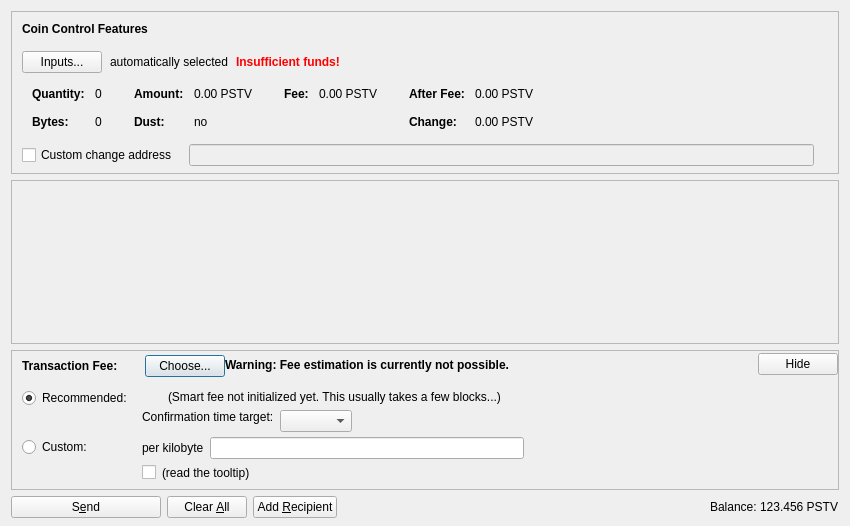
<?xml version="1.0" encoding="UTF-8"?>
<ui version="4.0">
 <class>SendCoinsDialog</class>
 <widget class="QDialog" name="SendCoinsDialog">
  <property name="geometry">
   <rect>
    <x>0</x>
    <y>0</y>
    <width>850</width>
    <height>526</height>
   </rect>
  </property>
  <property name="windowTitle">
   <string>Send Coins</string>
  </property>
  <layout class="QVBoxLayout" name="verticalLayout" stretch="0,1,0,0">
   <property name="bottomMargin">
    <number>8</number>
   </property>
   <item>
    <widget class="QFrame" name="frameCoinControl">
     <property name="sizePolicy">
      <sizepolicy hsizetype="Expanding" vsizetype="Expanding">
       <horstretch>0</horstretch>
       <verstretch>0</verstretch>
      </sizepolicy>
     </property>
     <property name="maximumSize">
      <size>
       <width>16777215</width>
       <height>16777215</height>
      </size>
     </property>
     <property name="frameShape">
      <enum>QFrame::StyledPanel</enum>
     </property>
     <property name="frameShadow">
      <enum>QFrame::Sunken</enum>
     </property>
     <layout class="QVBoxLayout" name="verticalLayoutCoinControl2">
      <property name="spacing">
       <number>0</number>
      </property>
      <property name="leftMargin">
       <number>0</number>
      </property>
      <property name="topMargin">
       <number>0</number>
      </property>
      <property name="rightMargin">
       <number>0</number>
      </property>
      <property name="bottomMargin">
       <number>6</number>
      </property>
      <item>
       <layout class="QVBoxLayout" name="verticalLayoutCoinControl" stretch="0,0,0,0,1">
        <property name="spacing">
         <number>0</number>
        </property>
        <property name="leftMargin">
         <number>10</number>
        </property>
        <property name="topMargin">
         <number>10</number>
        </property>
        <item>
         <layout class="QHBoxLayout" name="horizontalLayoutCoinControl1">
          <property name="bottomMargin">
           <number>15</number>
          </property>
          <item>
           <widget class="QLabel" name="labelCoinControlFeatures">
            <property name="sizePolicy">
             <sizepolicy hsizetype="Preferred" vsizetype="Maximum">
              <horstretch>0</horstretch>
              <verstretch>0</verstretch>
             </sizepolicy>
            </property>
            <property name="font">
             <font>
              <weight>75</weight>
              <bold>true</bold>
             </font>
            </property>
            <property name="styleSheet">
             <string notr="true">font-weight:bold;</string>
            </property>
            <property name="text">
             <string>Coin Control Features</string>
            </property>
           </widget>
          </item>
         </layout>
        </item>
        <item>
         <layout class="QHBoxLayout" name="horizontalLayoutCoinControl2" stretch="0,0,0,0">
          <property name="spacing">
           <number>8</number>
          </property>
          <property name="bottomMargin">
           <number>10</number>
          </property>
          <item>
           <widget class="QPushButton" name="pushButtonCoinControl">
            <property name="styleSheet">
             <string notr="true"/>
            </property>
            <property name="text">
             <string>Inputs...</string>
            </property>
            <property name="autoDefault">
             <bool>false</bool>
            </property>
           </widget>
          </item>
          <item>
           <widget class="QLabel" name="labelCoinControlAutomaticallySelected">
            <property name="text">
             <string>automatically selected</string>
            </property>
            <property name="margin">
             <number>5</number>
            </property>
           </widget>
          </item>
          <item>
           <widget class="QLabel" name="labelCoinControlInsuffFunds">
            <property name="font">
             <font>
              <weight>75</weight>
              <bold>true</bold>
             </font>
            </property>
            <property name="styleSheet">
             <string notr="true">color:red;font-weight:bold;</string>
            </property>
            <property name="text">
             <string>Insufficient funds!</string>
            </property>
            <property name="margin">
             <number>5</number>
            </property>
           </widget>
          </item>
          <item>
           <spacer name="horizontalSpacerCoinControl">
            <property name="orientation">
             <enum>Qt::Horizontal</enum>
            </property>
            <property name="sizeHint" stdset="0">
             <size>
              <width>40</width>
              <height>1</height>
             </size>
            </property>
           </spacer>
          </item>
         </layout>
        </item>
        <item>
         <widget class="QWidget" name="widgetCoinControl" native="true">
          <property name="sizePolicy">
           <sizepolicy hsizetype="Preferred" vsizetype="Preferred">
            <horstretch>0</horstretch>
            <verstretch>0</verstretch>
           </sizepolicy>
          </property>
          <property name="minimumSize">
           <size>
            <width>0</width>
            <height>0</height>
           </size>
          </property>
          <property name="styleSheet">
           <string notr="true"/>
          </property>
          <layout class="QHBoxLayout" name="horizontalLayoutCoinControl5">
           <property name="leftMargin">
            <number>0</number>
           </property>
           <property name="topMargin">
            <number>0</number>
           </property>
           <property name="rightMargin">
            <number>0</number>
           </property>
           <property name="bottomMargin">
            <number>0</number>
           </property>
           <item>
            <layout class="QHBoxLayout" name="horizontalLayoutCoinControl3" stretch="0,0,0,1">
             <property name="spacing">
              <number>20</number>
             </property>
             <property name="topMargin">
              <number>0</number>
             </property>
             <property name="bottomMargin">
              <number>10</number>
             </property>
             <item>
              <layout class="QFormLayout" name="formLayoutCoinControl1">
               <property name="horizontalSpacing">
                <number>10</number>
               </property>
               <property name="verticalSpacing">
                <number>14</number>
               </property>
               <property name="leftMargin">
                <number>10</number>
               </property>
               <property name="topMargin">
                <number>4</number>
               </property>
               <property name="rightMargin">
                <number>6</number>
               </property>
               <item row="0" column="0">
                <widget class="QLabel" name="labelCoinControlQuantityText">
                 <property name="font">
                  <font>
                   <weight>75</weight>
                   <bold>true</bold>
                  </font>
                 </property>
                 <property name="text">
                  <string>Quantity:</string>
                 </property>
                 <property name="margin">
                  <number>0</number>
                 </property>
                </widget>
               </item>
               <item row="0" column="1">
                <widget class="QLabel" name="labelCoinControlQuantity">
                 <property name="cursor">
                  <cursorShape>IBeamCursor</cursorShape>
                 </property>
                 <property name="contextMenuPolicy">
                  <enum>Qt::ActionsContextMenu</enum>
                 </property>
                 <property name="text">
                  <string notr="true">0</string>
                 </property>
                 <property name="margin">
                  <number>0</number>
                 </property>
                 <property name="textInteractionFlags">
                  <set>Qt::LinksAccessibleByMouse|Qt::TextSelectableByKeyboard|Qt::TextSelectableByMouse</set>
                 </property>
                </widget>
               </item>
               <item row="1" column="0">
                <widget class="QLabel" name="labelCoinControlBytesText">
                 <property name="font">
                  <font>
                   <weight>75</weight>
                   <bold>true</bold>
                  </font>
                 </property>
                 <property name="text">
                  <string>Bytes:</string>
                 </property>
                </widget>
               </item>
               <item row="1" column="1">
                <widget class="QLabel" name="labelCoinControlBytes">
                 <property name="cursor">
                  <cursorShape>IBeamCursor</cursorShape>
                 </property>
                 <property name="contextMenuPolicy">
                  <enum>Qt::ActionsContextMenu</enum>
                 </property>
                 <property name="text">
                  <string notr="true">0</string>
                 </property>
                 <property name="textInteractionFlags">
                  <set>Qt::LinksAccessibleByMouse|Qt::TextSelectableByKeyboard|Qt::TextSelectableByMouse</set>
                 </property>
                </widget>
               </item>
              </layout>
             </item>
             <item>
              <layout class="QFormLayout" name="formLayoutCoinControl2">
               <property name="horizontalSpacing">
                <number>10</number>
               </property>
               <property name="verticalSpacing">
                <number>14</number>
               </property>
               <property name="leftMargin">
                <number>6</number>
               </property>
               <property name="topMargin">
                <number>4</number>
               </property>
               <property name="rightMargin">
                <number>6</number>
               </property>
               <item row="0" column="0">
                <widget class="QLabel" name="labelCoinControlAmountText">
                 <property name="font">
                  <font>
                   <weight>75</weight>
                   <bold>true</bold>
                  </font>
                 </property>
                 <property name="text">
                  <string>Amount:</string>
                 </property>
                 <property name="margin">
                  <number>0</number>
                 </property>
                </widget>
               </item>
               <item row="0" column="1">
                <widget class="QLabel" name="labelCoinControlAmount">
                 <property name="cursor">
                  <cursorShape>IBeamCursor</cursorShape>
                 </property>
                 <property name="contextMenuPolicy">
                  <enum>Qt::ActionsContextMenu</enum>
                 </property>
                 <property name="text">
                  <string notr="true">0.00 PSTV</string>
                 </property>
                 <property name="textInteractionFlags">
                  <set>Qt::LinksAccessibleByMouse|Qt::TextSelectableByKeyboard|Qt::TextSelectableByMouse</set>
                 </property>
                </widget>
               </item>
               <item row="1" column="0">
                <widget class="QLabel" name="labelCoinControlLowOutputText">
                 <property name="font">
                  <font>
                   <weight>75</weight>
                   <bold>true</bold>
                  </font>
                 </property>
                 <property name="text">
                  <string>Dust:</string>
                 </property>
                </widget>
               </item>
               <item row="1" column="1">
                <widget class="QLabel" name="labelCoinControlLowOutput">
                 <property name="cursor">
                  <cursorShape>IBeamCursor</cursorShape>
                 </property>
                 <property name="contextMenuPolicy">
                  <enum>Qt::ActionsContextMenu</enum>
                 </property>
                 <property name="text">
                  <string notr="true">no</string>
                 </property>
                 <property name="textInteractionFlags">
                  <set>Qt::LinksAccessibleByMouse|Qt::TextSelectableByKeyboard|Qt::TextSelectableByMouse</set>
                 </property>
                </widget>
               </item>
              </layout>
             </item>
             <item>
              <layout class="QFormLayout" name="formLayoutCoinControl3">
               <property name="horizontalSpacing">
                <number>10</number>
               </property>
               <property name="verticalSpacing">
                <number>14</number>
               </property>
               <property name="leftMargin">
                <number>6</number>
               </property>
               <property name="topMargin">
                <number>4</number>
               </property>
               <property name="rightMargin">
                <number>6</number>
               </property>
               <item row="0" column="0">
                <widget class="QLabel" name="labelCoinControlFeeText">
                 <property name="font">
                  <font>
                   <weight>75</weight>
                   <bold>true</bold>
                  </font>
                 </property>
                 <property name="text">
                  <string>Fee:</string>
                 </property>
                 <property name="margin">
                  <number>0</number>
                 </property>
                </widget>
               </item>
               <item row="0" column="1">
                <widget class="QLabel" name="labelCoinControlFee">
                 <property name="cursor">
                  <cursorShape>IBeamCursor</cursorShape>
                 </property>
                 <property name="contextMenuPolicy">
                  <enum>Qt::ActionsContextMenu</enum>
                 </property>
                 <property name="text">
                  <string notr="true">0.00 PSTV</string>
                 </property>
                 <property name="textInteractionFlags">
                  <set>Qt::LinksAccessibleByMouse|Qt::TextSelectableByKeyboard|Qt::TextSelectableByMouse</set>
                 </property>
                </widget>
               </item>
              </layout>
             </item>
             <item>
              <layout class="QFormLayout" name="formLayoutCoinControl4">
               <property name="horizontalSpacing">
                <number>10</number>
               </property>
               <property name="verticalSpacing">
                <number>14</number>
               </property>
               <property name="leftMargin">
                <number>6</number>
               </property>
               <property name="topMargin">
                <number>4</number>
               </property>
               <property name="rightMargin">
                <number>6</number>
               </property>
               <item row="0" column="0">
                <widget class="QLabel" name="labelCoinControlAfterFeeText">
                 <property name="font">
                  <font>
                   <weight>75</weight>
                   <bold>true</bold>
                  </font>
                 </property>
                 <property name="text">
                  <string>After Fee:</string>
                 </property>
                 <property name="margin">
                  <number>0</number>
                 </property>
                </widget>
               </item>
               <item row="0" column="1">
                <widget class="QLabel" name="labelCoinControlAfterFee">
                 <property name="cursor">
                  <cursorShape>IBeamCursor</cursorShape>
                 </property>
                 <property name="contextMenuPolicy">
                  <enum>Qt::ActionsContextMenu</enum>
                 </property>
                 <property name="text">
                  <string notr="true">0.00 PSTV</string>
                 </property>
                 <property name="textInteractionFlags">
                  <set>Qt::LinksAccessibleByMouse|Qt::TextSelectableByKeyboard|Qt::TextSelectableByMouse</set>
                 </property>
                </widget>
               </item>
               <item row="1" column="0">
                <widget class="QLabel" name="labelCoinControlChangeText">
                 <property name="font">
                  <font>
                   <weight>75</weight>
                   <bold>true</bold>
                  </font>
                 </property>
                 <property name="text">
                  <string>Change:</string>
                 </property>
                </widget>
               </item>
               <item row="1" column="1">
                <widget class="QLabel" name="labelCoinControlChange">
                 <property name="cursor">
                  <cursorShape>IBeamCursor</cursorShape>
                 </property>
                 <property name="contextMenuPolicy">
                  <enum>Qt::ActionsContextMenu</enum>
                 </property>
                 <property name="text">
                  <string notr="true">0.00 PSTV</string>
                 </property>
                 <property name="textInteractionFlags">
                  <set>Qt::LinksAccessibleByMouse|Qt::TextSelectableByKeyboard|Qt::TextSelectableByMouse</set>
                 </property>
                </widget>
               </item>
              </layout>
             </item>
            </layout>
           </item>
          </layout>
         </widget>
        </item>
        <item>
         <layout class="QHBoxLayout" name="horizontalLayoutCoinControl4" stretch="0,0,0">
          <property name="spacing">
           <number>12</number>
          </property>
          <property name="sizeConstraint">
           <enum>QLayout::SetDefaultConstraint</enum>
          </property>
          <property name="topMargin">
           <number>5</number>
          </property>
          <property name="rightMargin">
           <number>5</number>
          </property>
          <item>
           <widget class="QCheckBox" name="checkBoxCoinControlChange">
            <property name="toolTip">
             <string>If this is activated, but the change address is empty or invalid, change will be sent to a newly generated address.</string>
            </property>
            <property name="text">
             <string>Custom change address</string>
            </property>
           </widget>
          </item>
          <item>
           <widget class="QValidatedLineEdit" name="lineEditCoinControlChange">
            <property name="enabled">
             <bool>false</bool>
            </property>
            <property name="sizePolicy">
             <sizepolicy hsizetype="Expanding" vsizetype="Fixed">
              <horstretch>0</horstretch>
              <verstretch>0</verstretch>
             </sizepolicy>
            </property>
           </widget>
          </item>
          <item>
           <widget class="QLabel" name="labelCoinControlChangeLabel">
            <property name="sizePolicy">
             <sizepolicy hsizetype="Preferred" vsizetype="Expanding">
              <horstretch>0</horstretch>
              <verstretch>0</verstretch>
             </sizepolicy>
            </property>
            <property name="minimumSize">
             <size>
              <width>0</width>
              <height>0</height>
             </size>
            </property>
            <property name="text">
             <string/>
            </property>
            <property name="margin">
             <number>3</number>
            </property>
           </widget>
          </item>
         </layout>
        </item>
        <item>
         <spacer name="verticalSpacerCoinControl">
          <property name="orientation">
           <enum>Qt::Vertical</enum>
          </property>
          <property name="sizeHint" stdset="0">
           <size>
            <width>800</width>
            <height>1</height>
           </size>
          </property>
         </spacer>
        </item>
       </layout>
      </item>
     </layout>
    </widget>
   </item>
   <item>
    <widget class="QScrollArea" name="scrollArea">
     <property name="widgetResizable">
      <bool>true</bool>
     </property>
     <widget class="QWidget" name="scrollAreaWidgetContents">
      <property name="geometry">
       <rect>
        <x>0</x>
        <y>0</y>
        <width>830</width>
        <height>104</height>
       </rect>
      </property>
      <layout class="QVBoxLayout" name="verticalLayout_2" stretch="0,1">
       <property name="leftMargin">
        <number>0</number>
       </property>
       <property name="topMargin">
        <number>0</number>
       </property>
       <property name="rightMargin">
        <number>0</number>
       </property>
       <property name="bottomMargin">
        <number>0</number>
       </property>
       <item>
        <layout class="QVBoxLayout" name="entries">
         <property name="spacing">
          <number>6</number>
         </property>
        </layout>
       </item>
       <item>
        <spacer name="verticalSpacer">
         <property name="orientation">
          <enum>Qt::Vertical</enum>
         </property>
         <property name="sizeHint" stdset="0">
          <size>
           <width>20</width>
           <height>40</height>
          </size>
         </property>
        </spacer>
       </item>
      </layout>
     </widget>
    </widget>
   </item>
   <item>
    <widget class="QFrame" name="frameFee">
     <property name="sizePolicy">
      <sizepolicy hsizetype="Expanding" vsizetype="Expanding">
       <horstretch>0</horstretch>
       <verstretch>0</verstretch>
      </sizepolicy>
     </property>
     <property name="maximumSize">
      <size>
       <width>16777215</width>
       <height>16777215</height>
      </size>
     </property>
     <property name="frameShape">
      <enum>QFrame::StyledPanel</enum>
     </property>
     <property name="frameShadow">
      <enum>QFrame::Sunken</enum>
     </property>
     <layout class="QVBoxLayout" name="verticalLayoutFee1">
      <property name="spacing">
       <number>0</number>
      </property>
      <property name="leftMargin">
       <number>0</number>
      </property>
      <property name="topMargin">
       <number>0</number>
      </property>
      <property name="rightMargin">
       <number>0</number>
      </property>
      <property name="bottomMargin">
       <number>0</number>
      </property>
      <item>
       <layout class="QVBoxLayout" name="verticalLayoutFee2" stretch="0,0,0">
        <property name="spacing">
         <number>0</number>
        </property>
        <property name="leftMargin">
         <number>10</number>
        </property>
        <property name="topMargin">
         <number>0</number>
        </property>
        <item>
         <layout class="QHBoxLayout" name="horizontalLayoutFee1">
          <property name="bottomMargin">
           <number>0</number>
          </property>
          <item>
           <layout class="QVBoxLayout" name="verticalLayoutFee7">
            <property name="spacing">
             <number>0</number>
            </property>
            <item>
             <spacer name="verticalSpacerSmartFee">
              <property name="orientation">
               <enum>Qt::Vertical</enum>
              </property>
              <property name="sizeType">
               <enum>QSizePolicy::Fixed</enum>
              </property>
              <property name="sizeHint" stdset="0">
               <size>
                <width>1</width>
                <height>4</height>
               </size>
              </property>
             </spacer>
            </item>
            <item>
             <layout class="QHBoxLayout" name="horizontalLayoutSmartFee">
              <property name="spacing">
               <number>10</number>
              </property>
              <item>
               <widget class="QLabel" name="labelFeeHeadline">
                <property name="sizePolicy">
                 <sizepolicy hsizetype="Preferred" vsizetype="Maximum">
                  <horstretch>0</horstretch>
                  <verstretch>0</verstretch>
                 </sizepolicy>
                </property>
                <property name="font">
                 <font>
                  <weight>75</weight>
                  <bold>true</bold>
                 </font>
                </property>
                <property name="styleSheet">
                 <string notr="true">font-weight:bold;</string>
                </property>
                <property name="text">
                 <string>Transaction Fee:</string>
                </property>
               </widget>
              </item>
              <item>
               <widget class="QLabel" name="labelFeeMinimized">
                <property name="text">
                 <string/>
                </property>
               </widget>
              </item>
              <item>
               <widget class="QPushButton" name="buttonChooseFee">
                <property name="text">
                 <string>Choose...</string>
                </property>
               </widget>
              </item>
             </layout>
            </item>
            <item>
             <spacer name="verticalSpacer_5">
              <property name="orientation">
               <enum>Qt::Vertical</enum>
              </property>
              <property name="sizeHint" stdset="0">
               <size>
                <width>1</width>
                <height>1</height>
               </size>
              </property>
             </spacer>
            </item>
           </layout>
          </item>
          <item>
           <widget class="QLabel" name="fallbackFeeWarningLabel">
            <property name="toolTip">
             <string>Using the fallbackfee can result in sending a transaction that will take several hours or days (or never) to confirm. Consider choosing your fee manually or wait until you have validated the complete chain.</string>
            </property>
            <property name="font">
            <font>
                <weight>75</weight>
                <bold>true</bold>
            </font>
            </property>
            <property name="text">
             <string>Warning: Fee estimation is currently not possible.</string>
            </property>
            <property name="wordWrap">
             <bool>false</bool>
            </property>
           </widget>
          </item>
          <item>
           <spacer name="horizontalSpacer_4">
            <property name="orientation">
             <enum>Qt::Horizontal</enum>
            </property>
            <property name="sizeType">
             <enum>QSizePolicy::MinimumExpanding</enum>
            </property>
            <property name="sizeHint" stdset="0">
             <size>
              <width>40</width>
              <height>20</height>
             </size>
            </property>
           </spacer>
          </item>
          <item>
           <widget class="QPushButton" name="buttonMinimizeFee">
            <property name="toolTip">
             <string>collapse fee-settings</string>
            </property>
            <property name="text">
             <string>Hide</string>
            </property>
           </widget>
          </item>
         </layout>
        </item>
        <item>
         <widget class="QFrame" name="frameFeeSelection">
          <layout class="QVBoxLayout" name="verticalLayoutFee12">
           <property name="spacing">
            <number>0</number>
           </property>
           <property name="leftMargin">
            <number>0</number>
           </property>
           <property name="topMargin">
            <number>0</number>
           </property>
           <property name="rightMargin">
            <number>0</number>
           </property>
           <property name="bottomMargin">
            <number>0</number>
           </property>
           <item>
            <layout class="QGridLayout" name="gridLayoutFee">
             <property name="topMargin">
              <number>10</number>
             </property>
             <property name="bottomMargin">
              <number>4</number>
             </property>
             <property name="horizontalSpacing">
              <number>10</number>
             </property>
             <property name="verticalSpacing">
              <number>4</number>
             </property>
             <item row="1" column="1">
              <layout class="QVBoxLayout" name="verticalLayoutFee8">
               <property name="spacing">
                <number>6</number>
               </property>
               <item>
                <layout class="QHBoxLayout" name="horizontalLayoutFee13">
                 <item>
                  <widget class="QLabel" name="labelCustomPerKilobyte">
                   <property name="toolTip">
                    <string>If the custom fee is set to 1000 satoshis and the transaction is only 250 bytes, then &quot;per kilobyte&quot; only pays 250 satoshis in fee, while &quot;total at least&quot; pays 1000 satoshis. For transactions bigger than a kilobyte both pay by kilobyte.</string>
                   </property>
                   <property name="text">
                    <string>per kilobyte</string>
                   </property>
                  </widget>
                 </item>
                 <item>
                  <widget class="BitcoinAmountField" name="customFee"/>
                 </item>
                 <item>
                  <spacer name="horizontalSpacer_6">
                   <property name="orientation">
                    <enum>Qt::Horizontal</enum>
                   </property>
                   <property name="sizeHint" stdset="0">
                    <size>
                     <width>1</width>
                     <height>1</height>
                    </size>
                   </property>
                  </spacer>
                 </item>
                </layout>
               </item>
               <item>
                <layout class="QHBoxLayout" name="horizontalLayoutFee8">
                 <item>
                  <widget class="QCheckBox" name="checkBoxMinimumFee">
                   <property name="toolTip">
                    <string>Paying only the minimum fee is just fine as long as there is less transaction volume than space in the blocks. But be aware that this can end up in a never confirming transaction once there is more demand for positive transactions than the network can process.</string>
                   </property>
                   <property name="text">
                    <string/>
                   </property>
                  </widget>
                 </item>
                 <item>
                  <widget class="QLabel" name="labelMinFeeWarning">
                   <property name="enabled">
                    <bool>true</bool>
                   </property>
                   <property name="toolTip">
                    <string>Paying only the minimum fee is just fine as long as there is less transaction volume than space in the blocks. But be aware that this can end up in a never confirming transaction once there is more demand for positive transactions than the network can process.</string>
                   </property>
                   <property name="text">
                    <string>(read the tooltip)</string>
                   </property>
                   <property name="margin">
                    <number>5</number>
                   </property>
                  </widget>
                 </item>
                 <item>
                  <spacer name="horizontalSpacer_2">
                   <property name="orientation">
                    <enum>Qt::Horizontal</enum>
                   </property>
                   <property name="sizeHint" stdset="0">
                    <size>
                     <width>1</width>
                     <height>1</height>
                    </size>
                   </property>
                  </spacer>
                 </item>
                </layout>
               </item>
              </layout>
             </item>
             <item row="0" column="0">
              <layout class="QVBoxLayout" name="verticalLayoutFee4" stretch="0,1">
               <item>
                <widget class="QRadioButton" name="radioSmartFee">
                 <property name="text">
                  <string>Recommended:</string>
                 </property>
                 <property name="checked">
                  <bool>true</bool>
                 </property>
                 <attribute name="buttonGroup">
                  <string notr="true">groupFee</string>
                 </attribute>
                </widget>
               </item>
               <item>
                <spacer name="verticalSpacer_2">
                 <property name="orientation">
                  <enum>Qt::Vertical</enum>
                 </property>
                 <property name="sizeHint" stdset="0">
                  <size>
                   <width>1</width>
                   <height>1</height>
                  </size>
                 </property>
                </spacer>
               </item>
              </layout>
             </item>
             <item row="1" column="0">
              <layout class="QVBoxLayout" name="verticalLayoutFee9" stretch="0,1">
               <item>
                <widget class="QRadioButton" name="radioCustomFee">
                 <property name="text">
                  <string>Custom:</string>
                 </property>
                 <attribute name="buttonGroup">
                  <string notr="true">groupFee</string>
                 </attribute>
                </widget>
               </item>
               <item>
                <spacer name="verticalSpacer_6">
                 <property name="orientation">
                  <enum>Qt::Vertical</enum>
                 </property>
                 <property name="sizeHint" stdset="0">
                  <size>
                   <width>1</width>
                   <height>1</height>
                  </size>
                 </property>
                </spacer>
               </item>
              </layout>
             </item>
             <item row="0" column="1">
              <layout class="QVBoxLayout" name="verticalLayoutFee3" stretch="0,0,1">
               <property name="spacing">
                <number>6</number>
               </property>
               <property name="topMargin">
                <number>2</number>
               </property>
               <item>
                <layout class="QHBoxLayout" name="horizontalLayoutFee12">
                 <item>
                  <widget class="QLabel" name="labelSmartFee">
                   <property name="text">
                    <string/>
                   </property>
                   <property name="margin">
                    <number>2</number>
                   </property>
                  </widget>
                 </item>
                 <item>
                  <widget class="QLabel" name="labelFeeEstimation">
                   <property name="text">
                    <string/>
                   </property>
                  </widget>
                 </item>
                 <item>
                  <widget class="QLabel" name="labelSmartFee2">
                   <property name="text">
                    <string>(Smart fee not initialized yet. This usually takes a few blocks...)</string>
                   </property>
                   <property name="margin">
                    <number>2</number>
                   </property>
                  </widget>
                 </item>
                 <item>
                  <spacer name="horizontalSpacer_5">
                   <property name="orientation">
                    <enum>Qt::Horizontal</enum>
                   </property>
                   <property name="sizeHint" stdset="0">
                    <size>
                     <width>1</width>
                     <height>1</height>
                    </size>
                   </property>
                  </spacer>
                 </item>
                </layout>
               </item>
               <item>
                <layout class="QHBoxLayout" name="horizontalLayoutFee9">
                 <item>
                  <layout class="QVBoxLayout" name="verticalLayoutFee6">
                   <item>
                    <widget class="QLabel" name="labelSmartFee3">
                     <property name="text">
                      <string>Confirmation time target:</string>
                     </property>
                     <property name="margin">
                      <number>2</number>
                     </property>
                    </widget>
                   </item>
                   <item>
                    <spacer name="verticalSpacer_3">
                     <property name="orientation">
                      <enum>Qt::Vertical</enum>
                     </property>
                     <property name="sizeHint" stdset="0">
                      <size>
                       <width>1</width>
                       <height>1</height>
                      </size>
                     </property>
                    </spacer>
                   </item>
                  </layout>
                 </item>
                 <item>
                  <layout class="QVBoxLayout" name="verticalLayoutFee5">
                   <property name="rightMargin">
                    <number>30</number>
                   </property>
                   <item>
                    <layout class="QHBoxLayout" name="horizontalLayoutConfTarget">
                     <property name="bottomMargin">
                      <number>0</number>
                     </property>
                     <item>
                      <widget class="QComboBox" name="confTargetSelector"/>
                     </item>
                     <item>
                      <spacer name="horizontalSpacerConfTarget">
                       <property name="orientation">
                        <enum>Qt::Horizontal</enum>
                       </property>
                       <property name="sizeHint" stdset="0">
                        <size>
                         <width>40</width>
                         <height>20</height>
                        </size>
                       </property>
                      </spacer>
                     </item>
                    </layout>
                   </item>
                  </layout>
                 </item>
                </layout>
               </item>
               <item>
                <spacer name="verticalSpacer_4">
                 <property name="orientation">
                  <enum>Qt::Vertical</enum>
                 </property>
                 <property name="sizeHint" stdset="0">
                  <size>
                   <width>1</width>
                   <height>1</height>
                  </size>
                 </property>
                </spacer>
               </item>
              </layout>
             </item>
            </layout>
           </item>
          </layout>
         </widget>
        </item>
        <item>
         <spacer name="verticalSpacerFee">
          <property name="orientation">
           <enum>Qt::Vertical</enum>
          </property>
          <property name="sizeHint" stdset="0">
           <size>
            <width>40</width>
            <height>5</height>
           </size>
          </property>
         </spacer>
        </item>
       </layout>
      </item>
     </layout>
    </widget>
   </item>
   <item>
    <layout class="QHBoxLayout" name="horizontalLayout">
     <item>
      <widget class="QPushButton" name="sendButton">
       <property name="minimumSize">
        <size>
         <width>150</width>
         <height>0</height>
        </size>
       </property>
       <property name="toolTip">
        <string>Confirm the send action</string>
       </property>
       <property name="text">
        <string>S&amp;end</string>
       </property>
       <property name="icon">
        <iconset resource="../bitcoin.qrc">
         <normaloff>:/icons/send</normaloff>:/icons/send</iconset>
       </property>
       <property name="autoDefault">
        <bool>false</bool>
       </property>
       <property name="default">
        <bool>false</bool>
       </property>
      </widget>
     </item>
     <item>
      <widget class="QPushButton" name="clearButton">
       <property name="sizePolicy">
        <sizepolicy hsizetype="Minimum" vsizetype="Fixed">
         <horstretch>0</horstretch>
         <verstretch>0</verstretch>
        </sizepolicy>
       </property>
       <property name="toolTip">
        <string>Clear all fields of the form.</string>
       </property>
       <property name="text">
        <string>Clear &amp;All</string>
       </property>
       <property name="icon">
        <iconset resource="../bitcoin.qrc">
         <normaloff>:/icons/remove</normaloff>:/icons/remove</iconset>
       </property>
       <property name="autoDefault">
        <bool>false</bool>
       </property>
      </widget>
     </item>
     <item>
      <widget class="QPushButton" name="addButton">
       <property name="toolTip">
        <string>Send to multiple recipients at once</string>
       </property>
       <property name="text">
        <string>Add &amp;Recipient</string>
       </property>
       <property name="icon">
        <iconset resource="../bitcoin.qrc">
         <normaloff>:/icons/add</normaloff>:/icons/add</iconset>
       </property>
       <property name="autoDefault">
        <bool>false</bool>
       </property>
      </widget>
     </item>
     <item>
      <spacer name="horizontalSpacer">
       <property name="orientation">
        <enum>Qt::Horizontal</enum>
       </property>
       <property name="sizeHint" stdset="0">
        <size>
         <width>40</width>
         <height>20</height>
        </size>
       </property>
      </spacer>
     </item>
     <item>
      <layout class="QHBoxLayout" name="horizontalLayout_2">
       <property name="spacing">
        <number>3</number>
       </property>
       <item>
        <widget class="QLabel" name="label">
         <property name="sizePolicy">
          <sizepolicy hsizetype="Preferred" vsizetype="Fixed">
           <horstretch>0</horstretch>
           <verstretch>0</verstretch>
          </sizepolicy>
         </property>
         <property name="text">
          <string>Balance:</string>
         </property>
        </widget>
       </item>
       <item>
        <widget class="QLabel" name="labelBalance">
         <property name="sizePolicy">
          <sizepolicy hsizetype="Preferred" vsizetype="Fixed">
           <horstretch>0</horstretch>
           <verstretch>0</verstretch>
          </sizepolicy>
         </property>
         <property name="cursor">
          <cursorShape>IBeamCursor</cursorShape>
         </property>
         <property name="text">
          <string notr="true">123.456 PSTV</string>
         </property>
         <property name="textInteractionFlags">
          <set>Qt::LinksAccessibleByMouse|Qt::TextSelectableByKeyboard|Qt::TextSelectableByMouse</set>
         </property>
        </widget>
       </item>
      </layout>
     </item>
    </layout>
   </item>
  </layout>
 </widget>
 <customwidgets>
  <customwidget>
   <class>QValidatedLineEdit</class>
   <extends>QLineEdit</extends>
   <header>qt/qvalidatedlineedit.h</header>
  </customwidget>
  <customwidget>
   <class>BitcoinAmountField</class>
   <extends>QLineEdit</extends>
   <header>qt/bitcoinamountfield.h</header>
   <container>1</container>
  </customwidget>
 </customwidgets>
 <resources>
  <include location="../bitcoin.qrc"/>
 </resources>
 <connections/>
 <buttongroups>
  <buttongroup name="groupFee"/>
 </buttongroups>
</ui>
